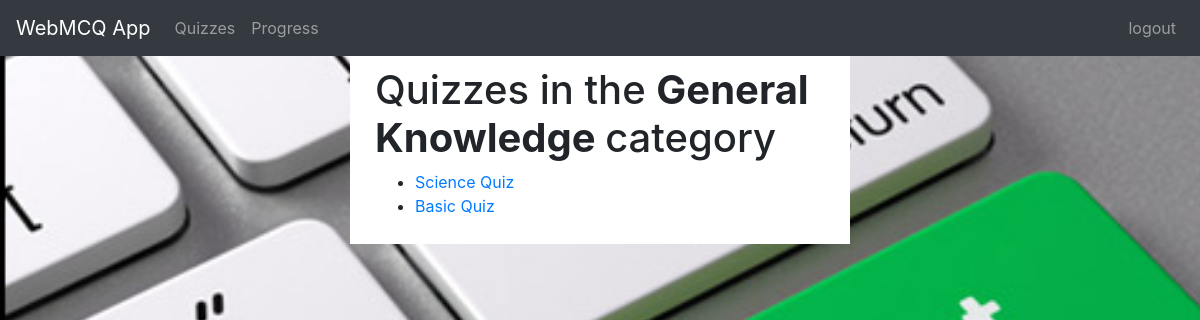
The page /category/General Knowledge/ (signed in) on the database its author committed.
### quiz/models.py (models this page shows, shortened)
class Category(models.Model):
    category = models.CharField(
        verbose_name=_("Category"),
        max_length=250, blank=True,
        unique=True, null=True)
    objects = CategoryManager()
    class Meta:
        verbose_name = _("Category")
        verbose_name_plural = _("Categories")

class Quiz(models.Model):
    title = models.CharField(
        verbose_name=_("Title"),
        max_length=60, blank=False)
    description = models.TextField(
        verbose_name=_("Description"),
        blank=True, help_text=_("a description of the quiz"))
    url = models.SlugField(
        max_length=60, blank=False,
        help_text=_("a user friendly url"),
        verbose_name=_("user friendly url"))
    category = models.ForeignKey(
        Category, null=True, blank=True,
        verbose_name=_("Category"), on_delete=models.CASCADE)
    random_order = models.BooleanField(
        blank=False, default=False,
        verbose_name=_("Random Order"),
        help_text=_("Display the questions in "
                    "a random order or as they "
                    "are set?"))
    max_questions = models.PositiveIntegerField(
        blank=True, null=True, verbose_name=_("Max Questions"),
        help_text=_("Number of questions to be answered on each attempt."))
    answers_at_end = models.BooleanField(
        blank=False, default=False,
        help_text=_("Correct answer is NOT shown after question."
                    " Answers displayed at the end."),
        verbose_name=_("Answers at end"))
    exam_paper = models.BooleanField(
        blank=False, default=False,
        help_text=_("If yes, the result of each"
                    " attempt by a user will be"
                    " stored. Necessary for marking."),
        verbose_name=_("Exam Paper"))
    single_attempt = models.BooleanField(
        blank=False, default=False,
        help_text=_("If yes, only one attempt by"
                    " a user will be permitted."
                    " Non users cannot sit this exam."),
        verbose_name=_("Single Attempt"))
    pass_mark = models.SmallIntegerField(
        blank=True, default=0,
        verbose_name=_("Pass Mark"),
        help_text=_("Percentage required to pass exam."),
        validators=[MaxValueValidator(100)])
    success_text = models.TextField(
        blank=True, help_text=_("Displayed if user passes."),
        verbose_name=_("Success Text"))
    fail_text = models.TextField(
        verbose_name=_("Fail Text"),
        blank=True, help_text=_("Displayed if user fails."))
    draft = models.BooleanField(
        blank=True, default=False,
        verbose_name=_("Draft"),
        help_text=_("If yes, the quiz is not displayed"
                    " in the quiz list and can only be"
                    " taken by users who can edit"
                    " quizzes."))
    class Meta:
        verbose_name = _("Quiz")
        verbose_name_plural = _("Quizzes")

### quiz/views.py (the view)
class ViewQuizListByCategory(ListView):
    model = Quiz
    template_name = 'view_quiz_category.html'
    def dispatch(self, request, *args, **kwargs):
        self.category = get_object_or_404(
            Category,
            category=self.kwargs['category_name']
        )
        return super(ViewQuizListByCategory, self).\
            dispatch(request, *args, **kwargs)
    def get_context_data(self, **kwargs):
        context = super(ViewQuizListByCategory, self)\
            .get_context_data(**kwargs)
        context['category'] = self.category
        return context
    def get_queryset(self):
        queryset = super(ViewQuizListByCategory, self).get_queryset()
        return queryset.filter(category=self.category, draft=False)

### quiz/templates/view_quiz_category.html (shortened to what this page needs)
{% extends 'base.html' %}
{% load i18n %}
{% block content %}
<h1>{% trans "Quizzes in the" %} <strong>{{ category.category }} </strong>{% trans "category" %}</h1>
  {% with object_list as quizzes %}
    {% if quizzes %}
        <ul>
        {% for quiz in quizzes %}
            <li>
			  <a href="{% url 'quiz_question' quiz_name=quiz.url %}">
				{{ quiz.title }}
			  </a>
			</li>
        {% endfor %}
        </ul>
    {% else %}
        <p>{% trans "There are no quizzes" %}</p>
    {% endif %}
  {% endwith %}
{% endblock %}

### assets/style.css (style rules this page uses)
body { background-image :url(images/ot1.jpg); background-repeat: no-repeat; background-attachment: fixed; background-size: cover; }

### rows shown on the page
Category: category "General Knowledge"
Quiz: title "Science Quiz"
Quiz: title "Basic Quiz"
